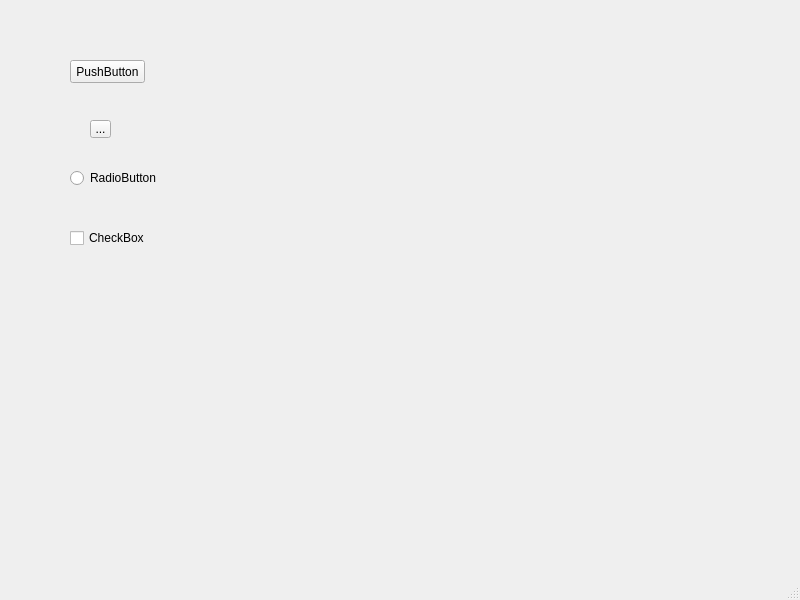
<?xml version="1.0" encoding="UTF-8"?>
<ui version="4.0">
 <class>MainWindow</class>
 <widget class="QMainWindow" name="MainWindow">
  <property name="geometry">
   <rect>
    <x>0</x>
    <y>0</y>
    <width>800</width>
    <height>600</height>
   </rect>
  </property>
  <property name="windowTitle">
   <string>MainWindow</string>
  </property>
  <widget class="QWidget" name="centralwidget">
   <widget class="QPushButton" name="pushButton">
    <property name="geometry">
     <rect>
      <x>70</x>
      <y>60</y>
      <width>75</width>
      <height>23</height>
     </rect>
    </property>
    <property name="toolTip">
     <string>&lt;html&gt;&lt;head/&gt;&lt;body&gt;&lt;p&gt;Push Botton ToopTip&lt;/p&gt;&lt;/body&gt;&lt;/html&gt;</string>
    </property>
    <property name="text">
     <string>PushButton</string>
    </property>
   </widget>
   <widget class="QToolButton" name="toolButton">
    <property name="geometry">
     <rect>
      <x>90</x>
      <y>120</y>
      <width>21</width>
      <height>18</height>
     </rect>
    </property>
    <property name="text">
     <string>...</string>
    </property>
   </widget>
   <widget class="QRadioButton" name="radioButton">
    <property name="geometry">
     <rect>
      <x>70</x>
      <y>170</y>
      <width>86</width>
      <height>16</height>
     </rect>
    </property>
    <property name="text">
     <string>RadioButton</string>
    </property>
   </widget>
   <widget class="QCheckBox" name="checkBox">
    <property name="geometry">
     <rect>
      <x>70</x>
      <y>230</y>
      <width>75</width>
      <height>16</height>
     </rect>
    </property>
    <property name="text">
     <string>CheckBox</string>
    </property>
   </widget>
  </widget>
  <widget class="QMenuBar" name="menubar">
   <property name="geometry">
    <rect>
     <x>0</x>
     <y>0</y>
     <width>800</width>
     <height>24</height>
    </rect>
   </property>
  </widget>
  <widget class="QStatusBar" name="statusbar"/>
 </widget>
 <resources/>
 <connections/>
</ui>
